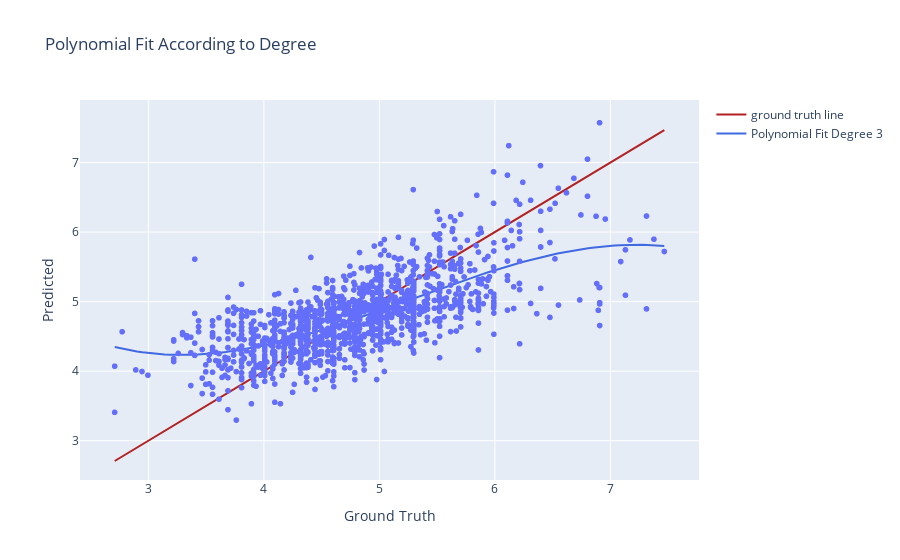

The notebook cell this image was saved under:
### Code cell
degree=3
model = make_pipeline(PolynomialFeatures(degree), LinearRegression())
model.fit(X_train, y_train)
y_pred = model.predict(X_test)
mse = mean_squared_error(y_test, y_pred)
r2 = r2_score(y_test, y_pred)
print(f'MSE: {mse}')
print(f'R2 score: {r2}')
plot_graphs(y_test, y_pred, degree)

### Figure 1 — Plotly figure (JSON) as saved in the notebook; plotly's stock layout.template omitted (floating-point values rounded to 4 significant figures; data arrays with more than 128 entries replaced by an {"elided": "..."} marker saying what was removed)
{"data": [{"hovertemplate": "ground truth=%{x}<br>Predicted=%{y}<extra></extra>", "legendgroup": "", "marker": {"color": "#636efa", "symbol": "circle"}, "mode": "markers", "name": "", "showlegend": false, "type": "scattergl", "x": {"elided": "1478 float values"}, "xaxis": "x", "y": {"elided": "1478 float values"}, "yaxis": "y"}, {"line": {"color": "firebrick", "width": 2}, "mode": "lines", "name": "ground truth line", "type": "scatter", "x": {"elided": "1478 float values"}, "y": {"elided": "1478 float values"}}, {"line": {"color": "royalblue", "width": 2}, "mode": "lines", "name": "Polynomial Fit Degree 3", "type": "scatter", "x": [2.708, 2.756, 2.804, 2.852, 2.9, 2.948, 2.996, 3.045, 3.093, 3.141, 3.189, 3.237, 3.285, 3.333, 3.381, 3.429, 3.477, 3.525, 3.573, 3.621, 3.67, 3.718, 3.766, 3.814, 3.862, 3.91, 3.958, 4.006, 4.054, 4.102, 4.15, 4.198, 4.246, 4.294, 4.343, 4.391, 4.439, 4.487, 4.535, 4.583, 4.631, 4.679, 4.727, 4.775, 4.823, 4.871, 4.919, 4.968, 5.016, 5.064, 5.112, 5.16, 5.208, 5.256, 5.304, 5.352, 5.4, 5.448, 5.496, 5.544, 5.592, 5.641, 5.689, 5.737, 5.785, 5.833, 5.881, 5.929, 5.977, 6.025, 6.073, 6.121, 6.169, 6.217, 6.266, 6.314, 6.362, 6.41, 6.458, 6.506, 6.554, 6.602, 6.65, 6.698, 6.746, 6.794, 6.842, 6.89, 6.939, 6.987, 7.035, 7.083, 7.131, 7.179, 7.227, 7.275, 7.323, 7.371, 7.419, 7.467], "y": [4.348, 4.33, 4.313, 4.297, 4.284, 4.272, 4.262, 4.253, 4.246, 4.241, 4.237, 4.235, 4.234, 4.234, 4.236, 4.239, 4.244, 4.25, 4.257, 4.265, 4.275, 4.285, 4.297, 4.31, 4.324, 4.339, 4.355, 4.371, 4.389, 4.408, 4.427, 4.447, 4.468, 4.49, 4.512, 4.535, 4.559, 4.583, 4.608, 4.633, 4.659, 4.686, 4.712, 4.739, 4.767, 4.794, 4.823, 4.851, 4.879, 4.908, 4.937, 4.966, 4.995, 5.024, 5.053, 5.082, 5.11, 5.139, 5.168, 5.197, 5.225, 5.253, 5.281, 5.308, 5.335, 5.362, 5.388, 5.414, 5.44, 5.465, 5.489, 5.513, 5.536, 5.558, 5.58, 5.601, 5.622, 5.641, 5.66, 5.678, 5.695, 5.711, 5.726, 5.74, 5.753, 5.765, 5.776, 5.785, 5.794, 5.801, 5.807, 5.812, 5.815, 5.818, 5.818, 5.818, 5.816, 5.812, 5.807, 5.8]}], "layout": {"legend": {"tracegroupgap": 0}, "title": {"text": "Polynomial Fit According to Degree"}, "xaxis": {"anchor": "y", "domain": [0, 1], "title": {"text": "Ground Truth"}}, "yaxis": {"anchor": "x", "domain": [0, 1], "title": {"text": "Predicted"}}}}
